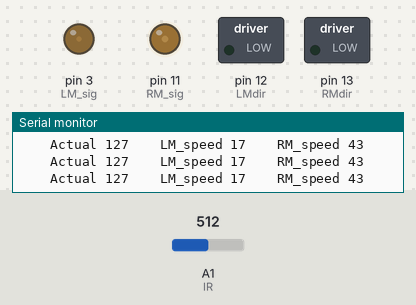
This sketch was run on a simulated Arduino Uno, built with avr-gcc and run on an emulated ATmega328P. On the bench: switched loads named in the sketch (green lamp = pin HIGH), output pins drawn as LEDs (lit = HIGH), the last lines printed to the serial monitor. The test bench sets the inputs (shaded band); at power-on: A1 (IR) = 512.

Above: at 1.2 s.
1.3 s: A1 (IR) set to 477
At 2.7 s:
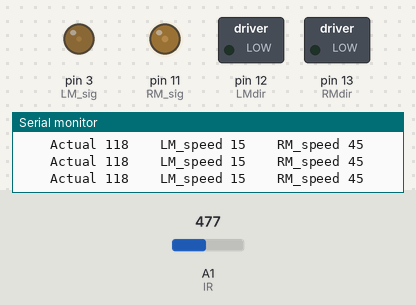
4.3 s: A1 (IR) set to 415
At 5.5 s:
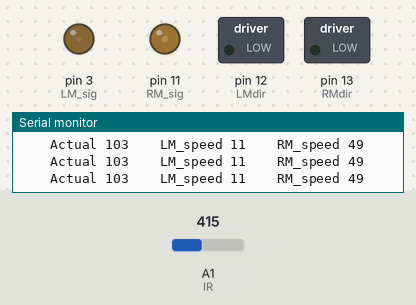
5.8 s: A1 (IR) set to 390
At 7.1 s:
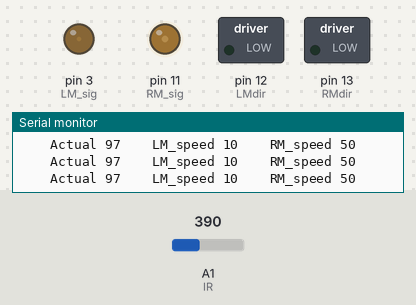
8.8 s: A1 (IR) set to 511
At 9.2 s:
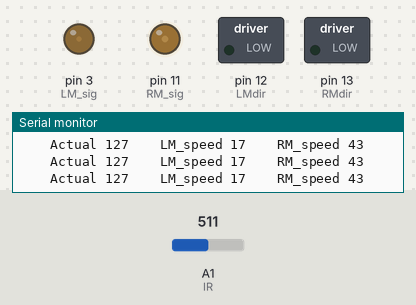
10.3 s: A1 (IR) set to 122
At 11.5 s:
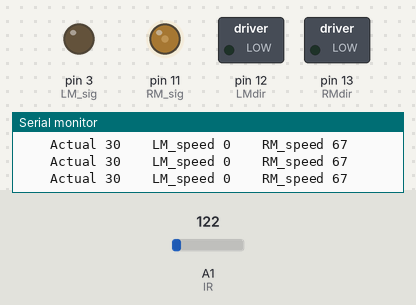
11.8 s: A1 (IR) set to 716
At 12.6 s:
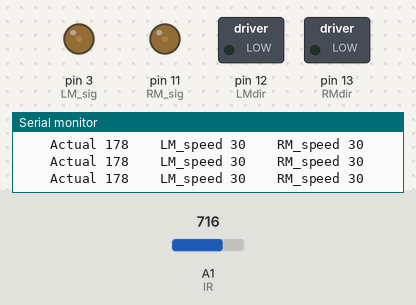
Timing chart, 0 to 14.3 s (numbered marks = the images above; inputs shaded):
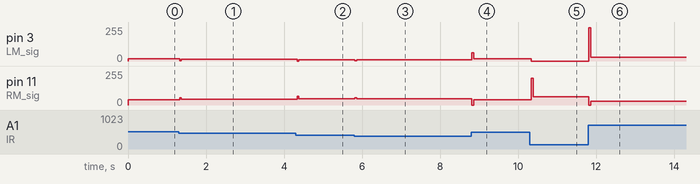

Measured:
- after the input at 1.3 s, pin 3 (LM_sig): 17/255 → 15/255 at once; pin 11 (RM_sig): 40/255 → 42/255 at once
- after the input at 4.3 s, pin 3 (LM_sig): 15/255 → 11/255 at once; pin 11 (RM_sig): 42/255 → 46/255 at once
- after the input at 5.8 s, pin 3 (LM_sig): 11/255 → 10/255 at once; pin 11 (RM_sig): 46/255 → 47/255 at once
- after the input at 8.8 s, pin 3 (LM_sig): 10/255 → 17/255 at once; pin 11 (RM_sig): 47/255 → 40/255 at once
- after the input at 10.3 s, pin 3 (LM_sig): 17/255 → 0/255 at once; pin 11 (RM_sig): 40/255 → 63/255 at once
- after the input at 11.8 s, pin 3 (LM_sig): 0/255 → 30/255 at once; pin 11 (RM_sig): 63/255 → 28/255 at once

The sketch:

AAcodeNewFast_ino.ino
```cpp
  const int LM_sig = 3;  //PWM Pin Left Motor
  const int RM_sig = 11; //PWM Pin Right Motor
  const int LMdir = 12;  //Direction Left Motor
  const int RMdir = 13;  //Direction Right Motor

  int LM_speed;                              //Variable for spped of Left Motor
  int RM_speed;                              //Variable for spped of Right Motor
  int Avg_speed = 30;                        //Average (Nominal) speed of the robot
  int IR = 15;                                //Pin Sensor is attached to
  float Kp = 0.25000;                        //Proportionality constant
  float Kd = 0.00015;                        //Derivative constant
  float Ki = 0.00000;                        //Integral constant
  float LoopTime = 0.1000;                  //Time that the loop takes to run
  float deltaTime = (LoopTime / 1000.00000); //Convert Loop time to seconds
  float ErrOld = 0.00000;                    //Variable for previous error
  float ErrSum = 0.00000;                    //Variable for the sum of error over time
  float Err = 0.00000;                       //Variable for error
  float ErrP;                                //Variable for Proportional error
  float ErrD;                                //Variable for Derivative error
  float ErrI;                                //Variable for Integral error
  int Command;                               //Variable for Command output
  int Desired = 180;                          //Sensor offset value for perfectly on the line. This is what we want to contol to
  int Actual;                                //Variable for Actual Sensor value

void setup(){
 Serial.begin(9600); //Sets up the Serial port
 pinMode(LM_sig,OUTPUT);
 pinMode(RM_sig,OUTPUT);
 pinMode(LMdir,OUTPUT);
 pinMode(RMdir,OUTPUT);
 digitalWrite(13,LOW); //Set direction to forward
 digitalWrite(12,LOW); //Set direction to forward
}

void loop(){
  Actual = map(analogRead(IR), 0, 1023, 0, 255);
  //Reads in sensor value and re-maps it to the output range

  Err = Desired - Actual;
  //PID wants the error to be zero, so subtract the sensor value from the offset. This is how far away from the target we currently are
  ErrSum = ErrSum + Err;
  //Adding up error over time for use in Integral

  delay(LoopTime);
  //Delays the loop for the requested looptime

  ErrP = Kp * Err;

  ErrD = Kd * (Err - ErrOld) / deltaTime;

  ErrI = Ki * ErrSum * deltaTime;

  Command = ErrP + ErrD + ErrI;
  //Adds up the respective P, I & D errors to produce the total command output

  LM_speed = constrain(Avg_speed - Command, 0, 255);
  RM_speed = constrain(Avg_speed + Command, 0, 255);
  //Calculates the speed between 0 and 255 for each motor

  analogWrite(LM_sig, LM_speed);
  analogWrite(RM_sig, RM_speed*.95);
  //Outputs the motor speeds


  ErrOld = Err;
  //Sets current error to what will be previous error for next loop. Used in derivative calculation

  Serial.print("    Actual ");
  Serial.print(Actual);
  Serial.print("    LM_speed ");
  Serial.print(LM_speed);
  Serial.print("    RM_speed ");
  Serial.println(RM_speed);
  //Prints the Sensor value and motor speed to the serial port. Used for tuning.

}
```
